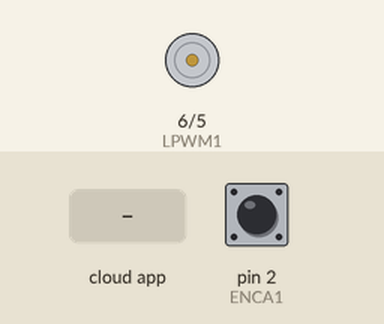
Bench run of a sketch on a simulated Arduino Uno, built with avr-gcc and run on an emulated ATmega328P. Parts: motor-driver pin pairs drawn as motors (green arrow = first pin HIGH = forward, orange = second pin HIGH = backward, longer = more drive). The test bench sets the inputs (shaded band); at power-on: pin 2 (ENCA1) HIGH. The ROS host is connected and sends only what is stated.

Above: at 1.2 s.
1.3 s: the phone or cloud app sets V2 to -100
At 2.4 s:
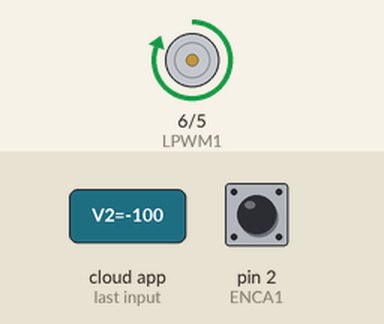
2.8 s: the phone or cloud app sets V2 to 100
At 4.0 s:
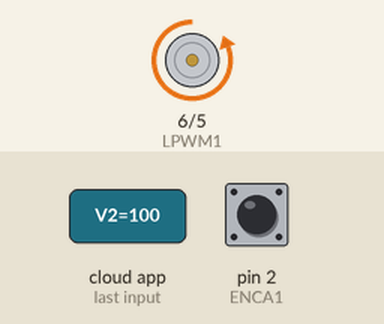
4.3 s: the phone or cloud app sets V2 to 0
At 4.7 s:
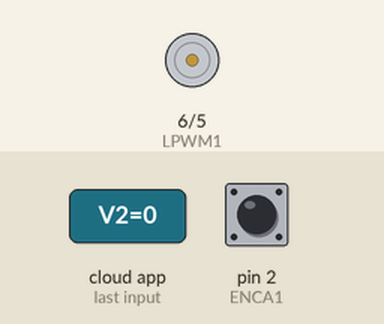
Timing chart, 0 to 7.3 s (numbered marks = the images above; inputs shaded):
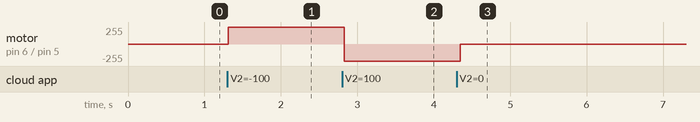

Measured:
- after the input at 1.3 s, motor on pin 6 (LPWM1) / pin 5 (RPWM1): stopped → forward 255/255 at once
- after the input at 2.8 s, motor on pin 6 (LPWM1) / pin 5 (RPWM1): forward 255/255 → backward 255/255 at once
- after the input at 4.3 s, motor on pin 6 (LPWM1) / pin 5 (RPWM1): backward 255/255 → stopped after 0.05 s

The sketch:

Motor2_PID_ROS.ino
```cpp
#define RPWM1 5
#define LPWM1 6
#define ENCA1 2
#define ENCB1 3

//ROS
#include <ros.h>
#include <std_msgs/Float64.h>
#include <std_msgs/Int64.h>

// Error
float error;

//PID
float kp =  0.4137 ;
float ki = kp * 0.9 ;
float kd = kp * 0.00001 ;
float dt = 1;
float prevError;
float integral;
float derivative;
float PID;

// RPM
unsigned long currentMillis, previousMillis;

//PWM
float pwm1;

//ENCODER
long pulse = 0;
volatile long previousEncoder = 0;
volatile long currentEncoder;

// MOTOR
const int ppr = 7; //define number of pulses in one round of encoder
const float GR = 1 / 19.2; //gear ratio
const float R = 0.538048496; //load (omniwheel) ratio
//RPM
float RPM;           //rotating speed in rad/s
float old_RPM = 0;
float new_RPM = 0;
//rad/s
float RPS;
float old_RPS = 0 ;
float new_RPS = 0;
//m/s
float Vel;
float old_Vel = 0;
float new_Vel = 0;
const int interval = 100; //choose interval is 0.1 second (100 milliseconds)

float set_point = 0;
int pulse_pub = 0;

//ROS

ros::NodeHandle nh;
std_msgs::Int64 encoder;

void set_point_callback(const std_msgs::Float64& set_point_2) {
  set_point = set_point_2.data;
}

void pulse_callback(const std_msgs::Int64& pulse_2) {
  pulse_pub = pulse_2.data;
}

ros::Subscriber<std_msgs::Float64> sub("/V2", &set_point_callback);
ros::Publisher encoderValue("/encoderValue_2", &encoder);

void setup() {
  nh.getHardware()->setBaud(57600);
  nh.initNode();
  nh.subscribe(sub);
  nh.advertise(encoderValue);

  pinMode (ENCA1, INPUT);
  pinMode (ENCB1, INPUT);

  pinMode(RPWM1, OUTPUT);
  pinMode(LPWM1, OUTPUT);

  digitalWrite(ENCA1, HIGH);
  digitalWrite(ENCB1, HIGH);

  attachInterrupt(digitalPinToInterrupt(ENCA1), readEncoder, CHANGE);
}

void loop() {
  readSpeed();
  nh.loginfo("Encoder_Value_2");

  encoder.data = pulse;
  encoderValue.publish(&encoder);

  nh.spinOnce();

}

void readEncoder() {
  if (digitalRead(ENCA1) == digitalRead(ENCB1)) {
    pulse--;
  } else {
    pulse++;
  }
}

void readSpeed() {
  currentEncoder = pulse;
  currentMillis = millis();
  if (currentMillis - previousMillis > interval)
  {
    previousMillis = currentMillis;
    RPM = (float)((((currentEncoder - previousEncoder) * 600) / ppr) * GR) ;
    RPS = (float)((RPM * 2 * 3.14) / 600); // konversi Rotasi per menit ke Radian per sekon dikali keliling roda dan dibagi waktu
    Vel = (float)(RPS * 0.05); // kecepatan linear adalah kecepatan sudut dikali dengan jari jari roda

    previousEncoder = currentEncoder;
    new_RPM = RPM;
    new_RPS = RPS;
    new_Vel = Vel;

    error = abs(set_point) - abs(new_Vel);
    integral += error * dt;
    derivative = ((error - prevError)  / dt );

    PID = (kp * error) + (ki * integral) + (kd * derivative);
    prevError = error;

    pwm1 =  ((503.38 * PID) + 6.0636);
    pwm1 = min(max(pwm1, 0), 255);

    old_RPM = new_RPM;
    old_RPS = new_RPS;
    old_Vel = new_Vel;

    if (set_point > 0.0) {
      analogWrite(RPWM1, pwm1);
      analogWrite(LPWM1, 0);
    }
    else if (set_point < 0.0) {
      analogWrite(LPWM1, pwm1);
      analogWrite(RPWM1, 0);
    }
    else if (set_point == 0.0) {
      analogWrite(RPWM1, 0);
      analogWrite(LPWM1, 0);
    }
  }
}
```
